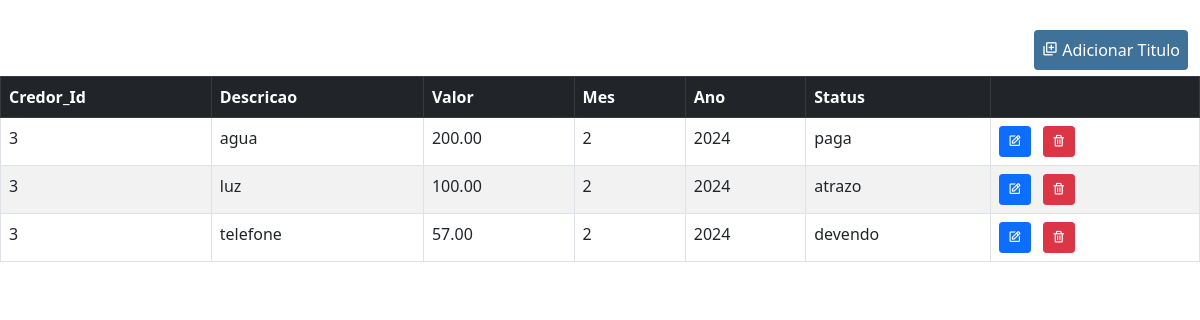
Screenshot of /contas (signed in) with the database file from the repository.
### models/credores.py (models this page shows, shortened)
class Title(db.Model):
    id = db.Column(db.Integer, primary_key=True)
    creditor_id = db.Column(db.Integer, db.ForeignKey('credor.id'), nullable=False)
    description = db.Column(db.String(200), nullable=False)
    amount = db.Column(db.Numeric(10, 2), nullable=False)  # Numeric com 2 casas decimais
    month = db.Column(db.Integer, nullable=False)  # Mês como inteiro
    year = db.Column(db.Integer, nullable=False)  # Ano como inteiro
    status = db.Column(db.String(20), nullable=False)  # Status pode ser 'paga', 'atrazo', 'devendo'

### routes/contas.py (the view)
@bp.route('/contas')
@login_required
def credores():
    todas_contas = Title.query.all()
    return render_template('contas.html',contas=todas_contas)

### app.py (called while the page is built)
@login_manager.user_loader
def load_user(user_id):
    return user.User.query.get(int(user_id))

### templates/contas.html (shortened to what this page needs)
{% extends 'base.html' %}
{% block content %}
<link rel="stylesheet" media="screen" href="{{url_for('static',filename='css/dashboard.css')}}">
<link rel="stylesheet" media="screen" href="{{url_for('static',filename='css/bootstrap.min.css')}}">
<link rel="stylesheet" media="screen" href="{{url_for('static',filename='css/contas.css')}}">
<div class="table-container">
<br>
  <a href="#" class="addcredor" onclick="javascript:Novopost('/api/titles/',
    {label: 'Credor_Id', type: 'text', name: 'Credor_Id'},{label: 'Descricao', type: 'text', name: 'Descricao'},{label: 'Valor', type: 'text', name: 'Valor'},{label: 'Mes', type: 'text', name: 'Mes'},{label: 'Ano', type: 'text', name: 'Ano'},{label: 'Status', type: 'text', name: 'Status'},)"> <i class='bx bx-add-to-queue'></i> Adicionar Titulo</a>
  <table class="table table-hover table-striped table-bordered contas" id="contas">
    <thead class="table-dark">
      <tr class="table-dark">
        <th scope="col">Credor_Id</th>
        <th scope="col">Descricao</th>
        <th scope="col">Valor</th>
        <th scope="col">Mes</th>
        <th scope="col">Ano</th>
        <th scope="col">Status</th>
        <th scope="col"></th>
      </tr>
    </thead>
    <tbody>
        {% for title in contas %}
        <tr>
        <td>{{ title.creditor_id }}</td>
        <td> {{title.description}}</td>
        <td>{{title.amount}}</td>
        <td>{{title.month}}</td>
        <td>{{title.year}}</td>
        <td>{{title.status}}</td>
      </tr>
      {% endfor %}
    </tbody>
  </table>
</div>
{% endblock %}

### static/css/dashboard.css (style rules this page uses)
body { background-color:#a8a5a5 ; }

### static/css/contas.css (style rules this page uses)
table { width: 100%; border-collapse: collapse; }
thead th { position: sticky; top: 0; z-index: 1; background-color: #343a40; color: #fff; }
.addcredor { background-color: rgb(63, 113, 153); border-radius: 4px; float: right; margin:6px; margin-right: 12px; text-decoration:none; color:white; padding: 8px; }

### rows the page displays
Title: creditor_id "3", description "agua", amount "200.00", month "2", year "2024", status "paga"
Title: creditor_id "3", description "luz", amount "100.00", month "2", year "2024", status "atrazo"
Title: creditor_id "3", description "telefone", amount "57.00", month "2", year "2024", status "devendo"
